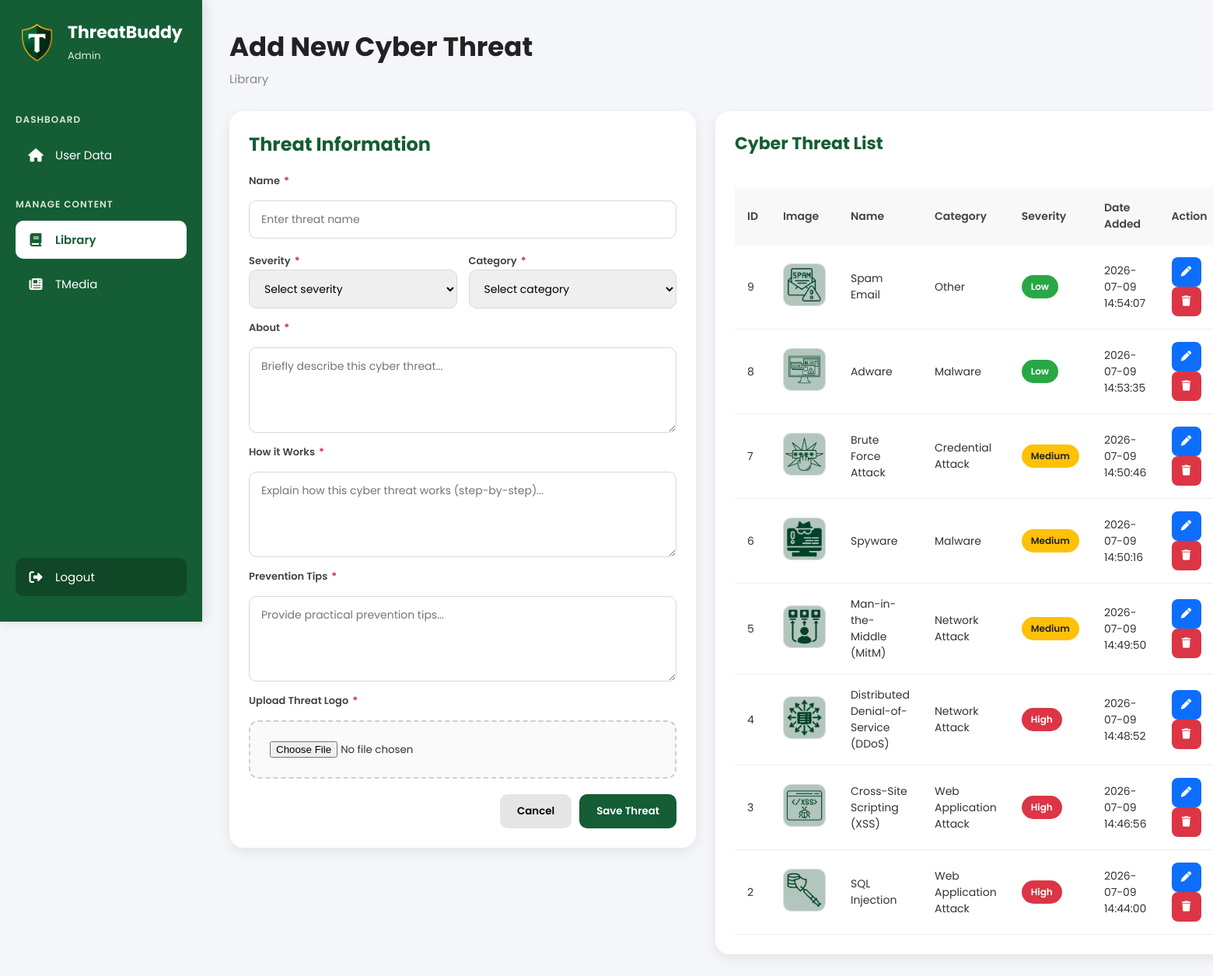
The page /pages/Admin/pages/LibraryData/index.php (signed in) on the database its author committed.
### tables this page shows
CREATE TABLE `library_table` (
  `id` int(11) NOT NULL,
  `name` varchar(255) NOT NULL,
  `category` varchar(100) NOT NULL,
  `severity` enum('Low','Medium','High') NOT NULL,
  `about` text NOT NULL,
  `how_it_works` text NOT NULL,
  `prevention` text NOT NULL,
  `image` varchar(255) DEFAULT NULL,
  `date_added` timestamp NOT NULL DEFAULT current_timestamp()
);

### pages/Admin/pages/LibraryData/index.php (the view, shortened to what this page needs)
<?php
    include "includes/db.php";
?>
<!DOCTYPE html>
<html lang="en">
<head>
<link rel="stylesheet" href="assets/css/style.css">
<link rel="stylesheet"
href="https://cdnjs.cloudflare.com/ajax/libs/font-awesome/6.5.2/css/all.min.css">
</head>
<body>
<div class="container">
    <aside class="sidebar">
        <div class="logo">
            <img src="assets/img/LogoTB.png">
            <div>
                <h2>ThreatBuddy</h2>
                <span>Admin</span>
            </div>
        </div>
        <p class="menu-title">
            DASHBOARD
        </p>
        <a href="../UserData/index.php">
            <i class="fa-solid fa-house"></i>
            User Data
        </a>
        <p class="menu-title">
            MANAGE CONTENT
        </p>
        <a href="../LibraryData/index.php" class="active">
            <i class="fa-solid fa-book"></i>
            Library
        </a>
        <a href="../ArticleData/index.php">
            <i class="fa-solid fa-newspaper"></i>
            TMedia
        </a>
        <div class="bottom">
            <a href="includes/logout.php">
                <i class="fa-solid fa-right-from-bracket"></i>
                Logout
            </a>
        </div>
    </aside>
    <main>
        <div class="topbar">
            <div>
                <h1>Add New Cyber Threat</h1>
                <small>Library</small>
            </div>
        </div>
        <div class="library-container">
            <div class="form-card">
                <h2>Threat Information</h2>
                <form action="includes/insert.php" method="POST" enctype="multipart/form-data">
                    <label>Name <span class="required">*</span></label>
                    <input
                        type="text"
                        name="name"
                        placeholder="Enter threat name"
                        required>
                    <div class="row">
                        <div>
                            <label>Severity <span class="required">*</span></label>
                            <select name="severity" required>
                                <option value="" selected disabled>Select severity</option>
                            </select>
                        </div>
                        <div>
                            <label>Category <span class="required">*</span></label>
                            <select name="category" required>
                                <option value="" selected disabled>Select category</option>
                            </select>
                        </div>
                    </div>
                    <label>About <span class="required">*</span></label>
                    <textarea
                        name="about"
                        rows="3"
                        placeholder="Briefly describe this cyber threat..."
                        required></textarea>
                    <label>How it Works <span class="required">*</span></label>
                    <textarea
                        name="how_it_works"
                        rows="3"
                        placeholder="Explain how this cyber threat works (step-by-step)..."
                        required></textarea>
                    <label>Prevention Tips <span class="required">*</span></label>
                    <textarea
                        name="prevention"
                        rows="3"
                        placeholder="Provide practical prevention tips..."
                        required></textarea>
                    <label>Upload Threat Logo <span class="required">*</span></label>
                    <input
                        type="file"
                        name="image"
                        accept="image/*"
                        required>
                    <div class="buttons">
                        <button type="reset">
                            Cancel
                        </button>
                        <button type="submit">
                            Save Threat
                        </button>
                    </div>
                </form>
            </div>
            <div class="table-card">
                <div class="card-header">
                    <h2>Cyber Threat List</h2>
                </div>
                <table>
                    <thead>
                        <tr>
                            <th>ID</th>
                            <th>Image</th>
                            <th>Name</th>
                            <th>Category</th>
                            <th>Severity</th>
                            <th>Date Added</th>
                            <th>Action</th>
                        </tr>
                    </thead>
                    <tbody>
                        <?php
                        $query = mysqli_query($conn,"SELECT * FROM library_table ORDER BY id DESC");
                        while($row = mysqli_fetch_assoc($query)){
                        ?>
                        <tr>
                            <td><?php echo $row['id']; ?></td>
                            <td>
                                <img
                                    src="uploads/<?php echo $row['image']; ?>"
                                    class="threat-img">
                            </td>
                            <td><?php echo $row['name']; ?></td>
                            <td><?php echo $row['category']; ?></td>
                            <td>
                                <?php
                                if($row['severity']=="Low"){
                                    echo "<span class='badge low'>Low</span>";
                                }elseif($row['severity']=="Medium"){
                                    echo "<span class='badge medium'>Medium</span>";
                                }else{
                                    echo "<span class='badge high'>High</span>";
                                }
                                ?>
                            </td>
                            <td><?php echo $row['date_added']; ?></td>
                            <td>
                                <button
                                    class="edit"
                                    data-id="<?php echo $row['id']; ?>"
                                    data-name="<?php echo htmlspecialchars($row['name']); ?>"
                                    data-category="<?php echo htmlspecialchars($row['category']); ?>"
                                    data-severity="<?php echo htmlspecialchars($row['severity']); ?>"
                                    data-about="<?php echo htmlspecialchars($row['about']); ?>"
                                    data-how="<?php echo htmlspecialchars($row['how_it_works']); ?>"
                                    data-prevention="<?php echo htmlspecialchars($row['prevention']); ?>">
                                    <i class="fa-solid fa-pen"></i>
                                </button>
                                <a href="includes/delete.php?id=<?php echo $row['id']; ?>"
                                    onclick="return confirm('Delete this threat?')">
                                    <button class="delete">
                                    <i class="fa-solid fa-trash"></i>
                                    </button>
                                </a>
                            </td>
                        </tr>
                        <?php } ?>
                    </tbody>
                </table>
            </div>
        </div>
    </main>
</div>
</body>
</html>

### pages/Admin/pages/LibraryData/assets/css/style.css (style rules this page uses)
* { margin: 0; padding: 0; box-sizing: border-box; font-family: "Poppins", sans-serif; }
html { scroll-behavior: smooth; }
body { background: #f4f6f9; color: #333; overflow-x: hidden; }
.container { display: flex; min-height: 100vh; }
.sidebar { position: fixed; top: 0; left: 0; width: 260px; height: 100vh; background: #155d34; color: #fff; display: flex; flex-direction: column; padding: 25px 20px; overflow-y: auto; z-index: 1000; box-shadow: 3px 0 15px rgba(0, 0, 0, 0.12); }
.logo { display: flex; align-items: center; gap: 12px; margin-bottom: 40px; }
.logo img { width: 55px; height: 55px; object-fit: contain; }
.logo h2 { font-size: 22px; font-weight: 700; color: #fff; }
.logo span { font-size: 13px; color: #d9eadf; }
.menu-title { margin: 22px 0 12px; font-size: 12px; letter-spacing: 1px; color: #d7e8dc; font-weight: 600; }
.sidebar a { display: flex; align-items: center; gap: 14px; text-decoration: none; color: #fff; padding: 13px 15px; border-radius: 10px; transition: 0.25s; margin-bottom: 8px; font-size: 15px; }
.sidebar a i { width: 22px; text-align: center; font-size: 17px; }
.sidebar a.active { background: #fff; color: #155d34; font-weight: 600; }
.bottom { margin-top: auto; padding-top: 20px; }
.bottom a { background: #0f4727; }
main { flex: 1; margin-left: 260px; padding: 35px; min-height: 100vh; }
.topbar { display: flex; justify-content: space-between; align-items: center; margin-bottom: 30px; }
.topbar h1 { font-size: 34px; color: #222; font-weight: 700; }
.topbar small { display: block; margin-top: 4px; color: #888; font-size: 15px; }
.card-header { display: flex; justify-content: space-between; align-items: center; margin-bottom: 20px; }
.card-header h2 { font-size: 22px; color: #222; }
table { width: 100%; border-collapse: collapse; }
thead { background: #f6f6f6; }
th { padding: 16px; text-align: left; color: #444; font-size: 14px; font-weight: 600; }
td { padding: 16px; border-bottom: 1px solid #ededed; font-size: 14px; vertical-align: middle; }
tbody tr { transition: 0.2s; }
.edit, .delete { width: 38px; height: 38px; border: none; border-radius: 8px; cursor: pointer; transition: 0.25s; margin-right: 6px; }
.edit { background: #0d6efd; color: #fff; }
.delete { background: #dc3545; color: #fff; }
.buttons { display: flex; justify-content: flex-end; gap: 10px; margin-top: 5px; }
.buttons button { border: none; padding: 12px 22px; border-radius: 10px; cursor: pointer; font-weight: 600; transition: 0.25s; }
.buttons button:first-child { background: #e5e5e5; }
.buttons button:last-child { background: #155d34; color: #fff; }
.library-container { display: grid; grid-template-columns: 600px 1fr; gap: 25px; align-items: start; }
.form-card, .table-card { background: #fff; border-radius: 18px; padding: 25px; box-shadow: 0 5px 15px rgba(0, 0, 0, 0.08); }
.form-card h2, .table-card h2 { color: #155d34; margin-bottom: 20px; }
.form-card form { display: flex; flex-direction: column; gap: 15px; }
.form-card label { font-size: 13px; font-weight: 600; color: #444; }
.form-card input[type="text"], .form-card input[type="email"], .form-card input[type="password"], .form-card select, .form-card textarea { width: 100%; padding: 13px 15px; border: 1px solid #d8d8d8; border-radius: 10px; outline: none; font-size: 14px; transition: 0.25s; }
.form-card textarea { resize: vertical; min-height: 110px; }
.row { display: grid; grid-template-columns: 1fr 1fr; gap: 15px; }
.form-card input[type="file"] { border: 2px dashed #cfcfcf; border-radius: 12px; background: #fafafa; padding: 25px; cursor: pointer; transition: 0.25s; }
.table-card table { width: 100%; }
.table-card th { background: #f8f8f8; }
.table-card td { vertical-align: middle; }
.threat-img { width: 55px; height: 55px; object-fit: cover; border-radius: 10px; border: 1px solid #ddd; }
.badge { display: inline-block; padding: 6px 12px; border-radius: 30px; font-size: 12px; font-weight: 600; color: white; }
.low { background: #28a745; }
.medium { background: #ffc107; color: #222; }
.high { background: #dc3545; }
.required { color: #dc3545; font-weight: 700; margin-left: 2px; }

### rows shown on the page
library_table: id "9", image (picture), name "Spam Email", category "Other", severity "Low", date_added "2026-07-09 14:54:07"
library_table: id "8", image (picture), name "Adware", category "Malware", severity "Low", date_added "2026-07-09 14:53:35"
library_table: id "7", image (picture), name "Brute Force Attack", category "Credential Attack", severity "Medium", date_added "2026-07-09 14:50:46"
library_table: id "6", image (picture), name "Spyware", category "Malware", severity "Medium", date_added "2026-07-09 14:50:16"
library_table: id "5", image (picture), name "Man-in-the-Middle (MitM)", category "Network Attack", severity "Medium", date_added "2026-07-09 14:49:50"
library_table: id "4", image (picture), name "Distributed Denial-of-Service (DDoS)", category "Network Attack", severity "High", date_added "2026-07-09 14:48:52"
library_table: id "3", image (picture), name "Cross-Site Scripting (XSS)", category "Web Application Attack", severity "High", date_added "2026-07-09 14:46:56"
library_table: id "2", image (picture), name "SQL Injection", category "Web Application Attack", severity "High", date_added "2026-07-09 14:44:00"
